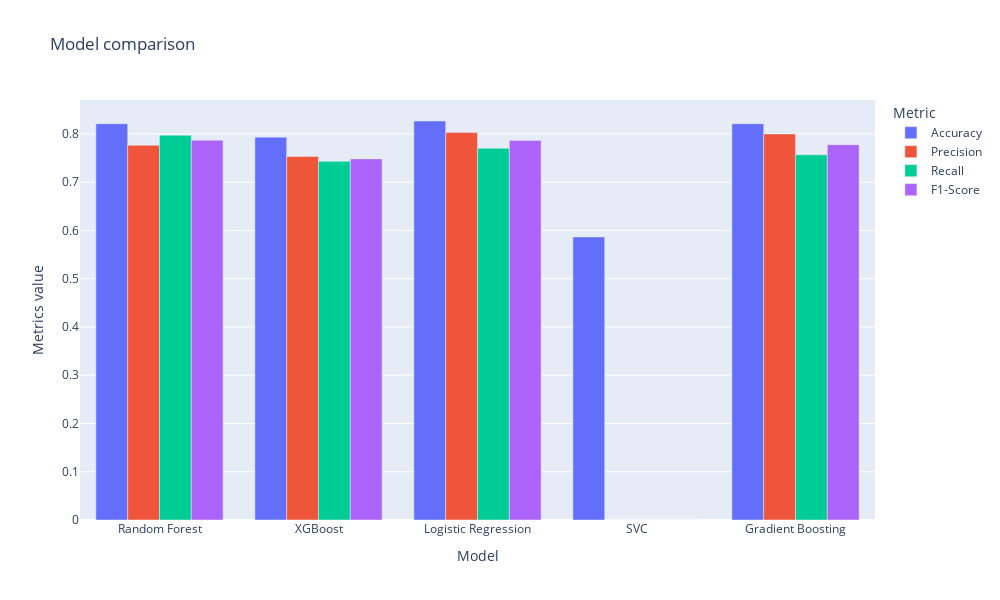

The code cell stored with this chart in its notebook:
### Code cell
results_df_sorted = results_df.melt(id_vars='Model', value_vars=['Accuracy', 'Precision', 'Recall', 'F1-Score'],
                                   var_name='Metric',
                                   value_name='Score')
fig=px.bar(results_df_sorted, x='Model', y='Score', color='Metric', barmode='group', title='Model comparison')
fig.update_layout(xaxis_title='Model', yaxis_title='Metrics value', width=1000, height=600)
fig.show()

### Figure 1 — Plotly figure (JSON) as saved in the notebook; plotly's stock layout.template omitted (floating-point values rounded to 4 significant figures)
{"data": [{"alignmentgroup": "True", "hovertemplate": "Metric=Accuracy<br>Model=%{x}<br>Score=%{y}<extra></extra>", "legendgroup": "Accuracy", "marker": {"color": "#636efa", "pattern": {"shape": ""}}, "name": "Accuracy", "offsetgroup": "Accuracy", "orientation": "v", "showlegend": true, "textposition": "auto", "type": "bar", "x": ["Random Forest", "XGBoost", "Logistic Regression", "SVC", "Gradient Boosting"], "xaxis": "x", "y": [0.8212, 0.7933, 0.8268, 0.5866, 0.8212], "yaxis": "y"}, {"alignmentgroup": "True", "hovertemplate": "Metric=Precision<br>Model=%{x}<br>Score=%{y}<extra></extra>", "legendgroup": "Precision", "marker": {"color": "#EF553B", "pattern": {"shape": ""}}, "name": "Precision", "offsetgroup": "Precision", "orientation": "v", "showlegend": true, "textposition": "auto", "type": "bar", "x": ["Random Forest", "XGBoost", "Logistic Regression", "SVC", "Gradient Boosting"], "xaxis": "x", "y": [0.7763, 0.7534, 0.8028, 0, 0.8], "yaxis": "y"}, {"alignmentgroup": "True", "hovertemplate": "Metric=Recall<br>Model=%{x}<br>Score=%{y}<extra></extra>", "legendgroup": "Recall", "marker": {"color": "#00cc96", "pattern": {"shape": ""}}, "name": "Recall", "offsetgroup": "Recall", "orientation": "v", "showlegend": true, "textposition": "auto", "type": "bar", "x": ["Random Forest", "XGBoost", "Logistic Regression", "SVC", "Gradient Boosting"], "xaxis": "x", "y": [0.7973, 0.7432, 0.7703, 0, 0.7568], "yaxis": "y"}, {"alignmentgroup": "True", "hovertemplate": "Metric=F1-Score<br>Model=%{x}<br>Score=%{y}<extra></extra>", "legendgroup": "F1-Score", "marker": {"color": "#ab63fa", "pattern": {"shape": ""}}, "name": "F1-Score", "offsetgroup": "F1-Score", "orientation": "v", "showlegend": true, "textposition": "auto", "type": "bar", "x": ["Random Forest", "XGBoost", "Logistic Regression", "SVC", "Gradient Boosting"], "xaxis": "x", "y": [0.7867, 0.7483, 0.7862, 0, 0.7778], "yaxis": "y"}], "layout": {"barmode": "group", "height": 600, "legend": {"title": {"text": "Metric"}, "tracegroupgap": 0}, "title": {"text": "Model comparison"}, "width": 1000, "xaxis": {"anchor": "y", "autorange": true, "domain": [0, 1], "range": [-0.5, 4.5], "title": {"text": "Model"}, "type": "category"}, "yaxis": {"anchor": "x", "autorange": true, "domain": [0, 1], "range": [0, 0.8703], "title": {"text": "Metrics value"}, "type": "linear"}}}
